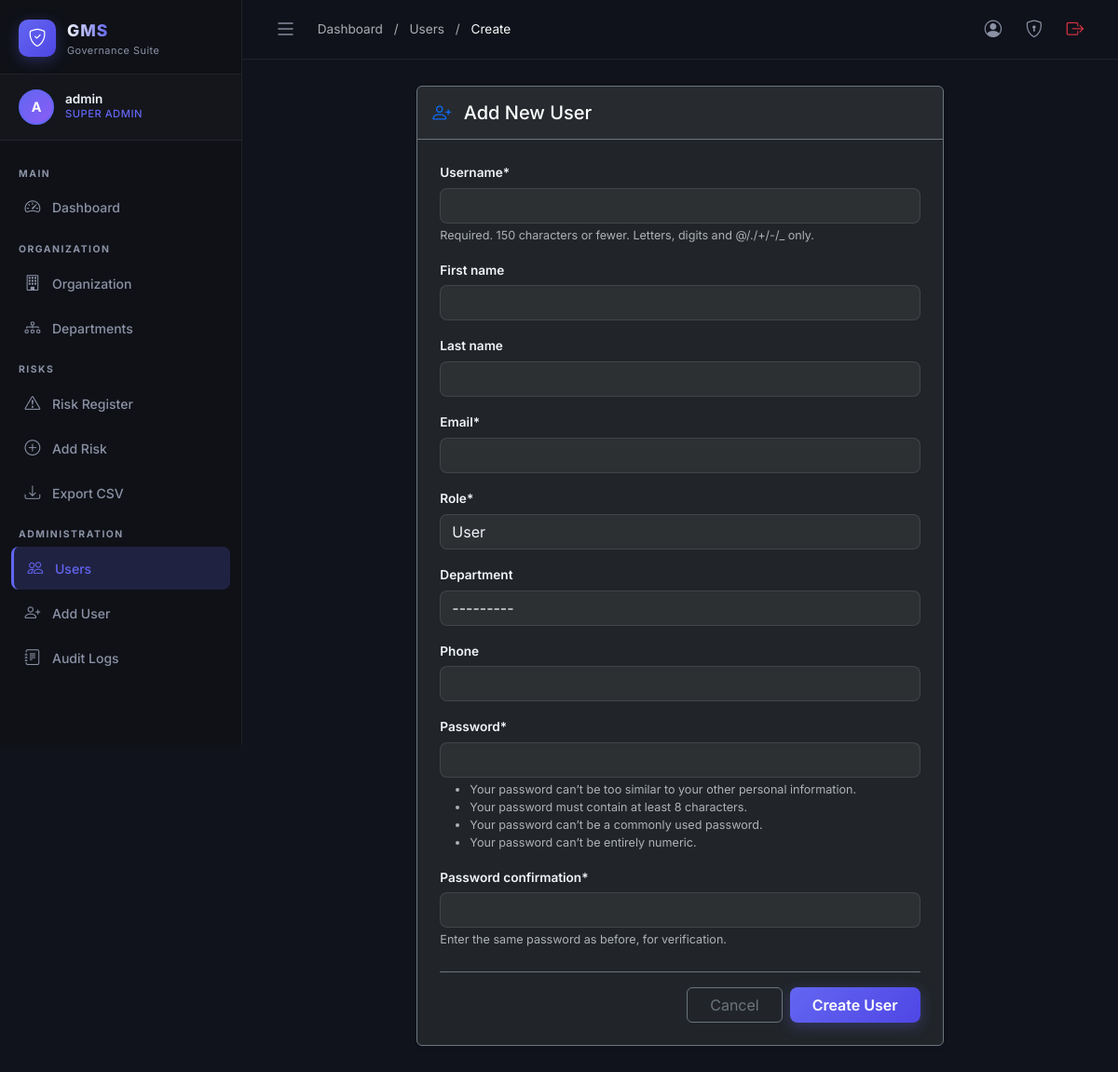
Page /accounts/users/create/ (signed in) on the committed database.
### accounts/models.py (models this page shows, shortened)
class User(AbstractUser):
    role = models.CharField(
        max_length=20,
        choices=Role.choices,
        default=Role.USER,
    )
    department = models.ForeignKey(
        'organization.Department',
        on_delete=models.SET_NULL,
        null=True,
        blank=True,
        related_name='members',
    )
    profile_image = models.ImageField(
        upload_to='profiles/',
        blank=True,
        null=True,
    )
    phone = models.CharField(max_length=20, blank=True)
    bio = models.TextField(blank=True)
    is_active = models.BooleanField(default=True)
    @property
    def is_super_admin(self):
        return self.role == Role.SUPER_ADMIN
    @property
    def can_manage_risks(self):
        return self.role in [Role.SUPER_ADMIN, Role.ADMIN, Role.DEPT_HEAD, Role.RISK_OFFICER]
    @property
    def can_manage_org(self):
        return self.role in [Role.SUPER_ADMIN, Role.ADMIN]

### accounts/views.py (the view)
# urls.py: path('users/create/', views.user_create, name='user_create'),
@login_required
def user_create(request):
    if not request.user.can_manage_org:
        raise PermissionDenied
    form = UserRegistrationForm(
        request.POST or None,
        request.FILES or None,
        requesting_user=request.user,
    )
    if request.method == 'POST' and form.is_valid():
        user = form.save()
        messages.success(request, f'User "{user.username}" created successfully.')
        return redirect('accounts:user_list')
    return render(request, 'accounts/user_form.html', {'form': form, 'action': 'Create'})

### accounts/forms.py
class UserRegistrationForm(UserCreationForm):
    email = forms.EmailField(required=True)
    class Meta:
        model = User
        fields = ['username', 'first_name', 'last_name', 'email', 'role', 'department',
                  'phone', 'password1', 'password2']
    def __init__(self, *args, **kwargs):
        self.requesting_user = kwargs.pop('requesting_user', None)
        super().__init__(*args, **kwargs)
        for field in self.fields.values():
            field.widget.attrs.setdefault('class', 'form-control')
        if self.requesting_user and not self.requesting_user.is_super_admin:
            self.fields['role'].choices = [
                c for c in Role.choices if c[0] != Role.SUPER_ADMIN
            ]

### organization/models.py (called while the page is built)
    def __str__(self):
        return f"{self.name} ({self.organization.name})"

### templates/accounts/user_form.html (shortened to what this page needs)
{% extends 'base.html' %}
{% load crispy_forms_tags %}
{% block breadcrumb %}
<a href="{% url 'dashboard:index' %}" class="text-muted text-decoration-none">Dashboard</a>
<span class="text-muted mx-2">/</span>
<a href="{% url 'accounts:user_list' %}" class="text-muted text-decoration-none">Users</a>
<span class="text-muted mx-2">/</span>
<span class="text-light">{{ action }}</span>
{% endblock %}
{% block content %}
<div class="container-fluid">
    <div class="row justify-content-center">
        <div class="col-xl-8 col-lg-10">
            <div class="card bg-dark border-secondary shadow-sm">
                <div class="card-header border-secondary py-3 d-flex justify-content-between align-items-center">
                    <h5 class="card-title text-white mb-0">
                        {% if action == 'Create' %}
                            <i class="bi bi-person-plus text-primary me-2"></i> Add New User
                        {% else %}
                            <i class="bi bi-person-gear text-info me-2"></i> Edit Account
                        {% endif %}
                    </h5>
                </div>
                <div class="card-body p-4">
                    <form method="post" enctype="multipart/form-data">
                        {{ form|crispy }}
                        <div class="d-flex justify-content-end gap-2 mt-4 pt-3 border-top border-secondary">
                            {% if action == 'Create' %}
                            <a href="{% url 'accounts:user_list' %}" class="btn btn-outline-secondary px-4">Cancel</a>
                            <button type="submit" class="btn btn-primary px-4">Create User</button>
                            {% else %}
                            <a href="{% url 'accounts:user_detail' target_user.pk %}" class="btn btn-outline-secondary px-4">Cancel</a>
                            <button type="submit" class="btn btn-info px-4 text-dark">Save Changes</button>
                            {% endif %}
                        </div>
                    </form>
                </div>
            </div>
        </div>
    </div>
</div>
{% endblock %}

### templates/base.html (shortened to what this page needs)
{% load static %}
<!DOCTYPE html>
<html lang="en" data-bs-theme="dark">
<head>
  <link href="https://cdn.jsdelivr.net/npm/bootstrap@5.3.3/dist/css/bootstrap.min.css" rel="stylesheet" />
  <link href="https://cdn.jsdelivr.net/npm/bootstrap-icons@1.11.3/font/bootstrap-icons.css" rel="stylesheet" />
  <link href="{% static 'css/gms.css' %}" rel="stylesheet" />
</head>
<body>
{% if user.is_authenticated %}
<div class="sidebar" id="sidebar">
  <div class="sidebar-brand">
    <div class="sidebar-brand-icon">
      <i class="bi bi-shield-check"></i>
    </div>
    <div class="sidebar-brand-text">
      <span class="brand-title">GMS</span>
      <span class="brand-subtitle">Governance Suite</span>
    </div>
  </div>
  <div class="sidebar-user-card">
    <div class="sidebar-avatar">
      {% if user.profile_image %}
        <img src="{{ user.profile_image.url }}" alt="avatar" />
      {% else %}
        <span>{{ user.username|first|upper }}</span>
      {% endif %}
    </div>
    <div class="sidebar-user-info">
      <div class="sidebar-user-name">{{ user.get_full_name|default:user.username }}</div>
      <div class="sidebar-user-role">{{ user.get_role_display }}</div>
    </div>
  </div>
  <nav class="sidebar-nav">
    <div class="nav-section-label">Main</div>
    <a href="{% url 'dashboard:index' %}" class="nav-item {% if request.resolver_match.namespace == 'dashboard' %}active{% endif %}">
      <i class="bi bi-speedometer2"></i><span>Dashboard</span>
    </a>
    <div class="nav-section-label">Organization</div>
    <a href="{% url 'organization:org_detail' %}" class="nav-item {% if request.resolver_match.namespace == 'organization' and 'dept' not in request.resolver_match.url_name %}active{% endif %}">
      <i class="bi bi-building"></i><span>Organization</span>
    </a>
    <a href="{% url 'organization:dept_list' %}" class="nav-item {% if 'dept' in request.resolver_match.url_name|default:'' %}active{% endif %}">
      <i class="bi bi-diagram-3"></i><span>Departments</span>
    </a>
    <div class="nav-section-label">Risks</div>
    <a href="{% url 'risks:risk_list' %}" class="nav-item {% if request.resolver_match.namespace == 'risks' and 'create' not in request.resolver_match.url_name|default:'' %}active{% endif %}">
      <i class="bi bi-exclamation-triangle"></i><span>Risk Register</span>
    </a>
    {% if user.can_manage_risks %}
    <a href="{% url 'risks:risk_create' %}" class="nav-item {% if 'create' in request.resolver_match.url_name|default:'' and request.resolver_match.namespace == 'risks' %}active{% endif %}">
      <i class="bi bi-plus-circle"></i><span>Add Risk</span>
    </a>
    {% endif %}
    {% if user.can_manage_risks %}
    <a href="{% url 'risks:risk_export_csv' %}" class="nav-item">
      <i class="bi bi-download"></i><span>Export CSV</span>
    </a>
    {% endif %}
    {% if user.can_manage_org %}
    <div class="nav-section-label">Administration</div>
    <a href="{% url 'accounts:user_list' %}" class="nav-item {% if request.resolver_match.namespace == 'accounts' and 'profile' not in request.resolver_match.url_name|default:'' %}active{% endif %}">
      <i class="bi bi-people"></i><span>Users</span>
    </a>
    <a href="{% url 'accounts:user_create' %}" class="nav-item">
      <i class="bi bi-person-plus"></i><span>Add User</span>
    </a>
    <a href="{% url 'audit:audit_log_list' %}" class="nav-item {% if request.resolver_match.namespace == 'audit' %}active{% endif %}">
      <i class="bi bi-journal-text"></i><span>Audit Logs</span>
    </a>
    {% endif %}
  </nav>
</div>
<div class="main-wrapper" id="mainWrapper">
  <div class="topbar">
    <button class="btn topbar-toggle-btn" onclick="toggleSidebar()">
      <i class="bi bi-list fs-4"></i>
    </button>
    <div class="topbar-breadcrumb">
      {% block breadcrumb %}{% endblock %}
    </div>
    <div class="topbar-actions">
      <a href="{% url 'accounts:profile' %}" class="topbar-action-btn" title="Profile">
        <i class="bi bi-person-circle"></i>
      </a>
      <a href="{% url 'accounts:password_change' %}" class="topbar-action-btn" title="Change Password">
        <i class="bi bi-shield-lock"></i>
      </a>
      <a href="{% url 'accounts:logout' %}" class="topbar-action-btn text-danger" title="Logout">
        <i class="bi bi-box-arrow-right"></i>
      </a>
    </div>
  </div>
  <div class="page-content">
    {% block content %}{% endblock %}
  </div>
</div>
{% else %}
{% block auth_content %}{% endblock %}
{% endif %}
</body>
</html>

### rows in the picture
User: username|first "A", get_full_name "admin", role "SUPER ADMIN"

### other values in the picture
{{ action }} "Create"
